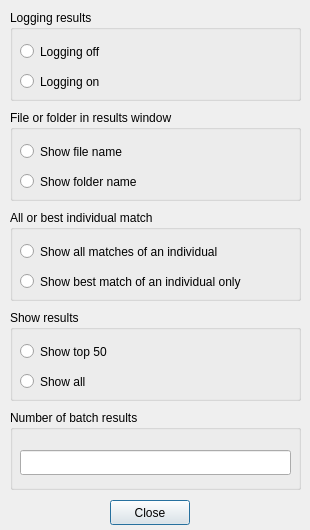
<?xml version="1.0" encoding="UTF-8"?>
<ui version="4.0">
 <class>OptionsResults</class>
 <widget class="QDialog" name="OptionsResults">
  <property name="geometry">
   <rect>
    <x>0</x>
    <y>0</y>
    <width>310</width>
    <height>530</height>
   </rect>
  </property>
  <property name="minimumSize">
   <size>
    <width>310</width>
    <height>530</height>
   </size>
  </property>
  <property name="maximumSize">
   <size>
    <width>310</width>
    <height>530</height>
   </size>
  </property>
  <property name="windowTitle">
   <string>I3S Pattern: Options</string>
  </property>
  <property name="modal">
   <bool>true</bool>
  </property>
  <widget class="QGroupBox" name="groupBox_3">
   <property name="geometry">
    <rect>
     <x>10</x>
     <y>210</y>
     <width>291</width>
     <height>91</height>
    </rect>
   </property>
   <property name="title">
    <string>All or best individual match</string>
   </property>
   <widget class="QRadioButton" name="radShowAllMatches">
    <property name="geometry">
     <rect>
      <x>10</x>
      <y>30</y>
      <width>221</width>
      <height>23</height>
     </rect>
    </property>
    <property name="text">
     <string>Show all matches of an individual</string>
    </property>
   </widget>
   <widget class="QRadioButton" name="radShowBestMatch">
    <property name="geometry">
     <rect>
      <x>10</x>
      <y>60</y>
      <width>241</width>
      <height>23</height>
     </rect>
    </property>
    <property name="text">
     <string>Show best match of an individual only</string>
    </property>
   </widget>
  </widget>
  <widget class="QPushButton" name="btnClose">
   <property name="geometry">
    <rect>
     <x>110</x>
     <y>500</y>
     <width>80</width>
     <height>25</height>
    </rect>
   </property>
   <property name="text">
    <string>Close</string>
   </property>
  </widget>
  <widget class="QGroupBox" name="groupBox_2">
   <property name="geometry">
    <rect>
     <x>10</x>
     <y>110</y>
     <width>291</width>
     <height>91</height>
    </rect>
   </property>
   <property name="title">
    <string>File or folder in results window</string>
   </property>
   <widget class="QRadioButton" name="radShowFileName">
    <property name="geometry">
     <rect>
      <x>10</x>
      <y>30</y>
      <width>111</width>
      <height>23</height>
     </rect>
    </property>
    <property name="text">
     <string>Show file name</string>
    </property>
   </widget>
   <widget class="QRadioButton" name="radShowFolderName">
    <property name="geometry">
     <rect>
      <x>10</x>
      <y>60</y>
      <width>131</width>
      <height>23</height>
     </rect>
    </property>
    <property name="text">
     <string>Show folder name</string>
    </property>
   </widget>
  </widget>
  <widget class="QGroupBox" name="groupBox_5">
   <property name="geometry">
    <rect>
     <x>10</x>
     <y>410</y>
     <width>291</width>
     <height>80</height>
    </rect>
   </property>
   <property name="title">
    <string>Number of batch results</string>
   </property>
   <widget class="QLineEdit" name="txtNumBatchResults">
    <property name="geometry">
     <rect>
      <x>10</x>
      <y>40</y>
      <width>271</width>
      <height>25</height>
     </rect>
    </property>
   </widget>
  </widget>
  <widget class="QGroupBox" name="groupBox_4">
   <property name="geometry">
    <rect>
     <x>10</x>
     <y>310</y>
     <width>291</width>
     <height>91</height>
    </rect>
   </property>
   <property name="title">
    <string>Show results</string>
   </property>
   <widget class="QRadioButton" name="radShowTop50">
    <property name="geometry">
     <rect>
      <x>10</x>
      <y>30</y>
      <width>96</width>
      <height>23</height>
     </rect>
    </property>
    <property name="text">
     <string>Show top 50</string>
    </property>
   </widget>
   <widget class="QRadioButton" name="radShowAll">
    <property name="geometry">
     <rect>
      <x>10</x>
      <y>60</y>
      <width>96</width>
      <height>23</height>
     </rect>
    </property>
    <property name="text">
     <string>Show all</string>
    </property>
   </widget>
  </widget>
  <widget class="QGroupBox" name="groupBox">
   <property name="geometry">
    <rect>
     <x>10</x>
     <y>10</y>
     <width>291</width>
     <height>91</height>
    </rect>
   </property>
   <property name="title">
    <string>Logging results</string>
   </property>
   <widget class="QRadioButton" name="radLoggingOff">
    <property name="geometry">
     <rect>
      <x>10</x>
      <y>30</y>
      <width>96</width>
      <height>23</height>
     </rect>
    </property>
    <property name="text">
     <string>Logging off</string>
    </property>
   </widget>
   <widget class="QRadioButton" name="radLoggingOn">
    <property name="geometry">
     <rect>
      <x>10</x>
      <y>60</y>
      <width>96</width>
      <height>23</height>
     </rect>
    </property>
    <property name="text">
     <string>Logging on</string>
    </property>
   </widget>
  </widget>
 </widget>
 <resources/>
 <connections/>
</ui>
